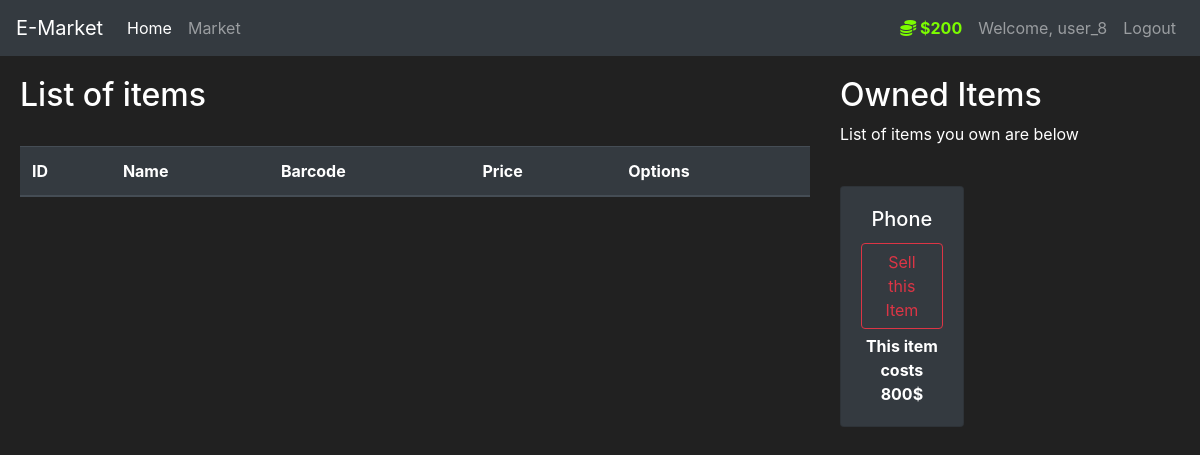
Screenshot of /market (signed in) with the database file from the repository.
### market/models.py (models this page shows, shortened)
class User(db.Model, UserMixin):
    id = db.Column(db.Integer(), primary_key=True)
    username = db.Column(db.String(length=30), nullable=False, unique=True)
    email = db.Column(db.String(length=50), nullable=False, unique=True)
    password_hash = db.Column(db.String(length=60), nullable=False)
    budget = db.Column(db.Integer(), nullable=False, default=1000)
    items = db.relationship('Items', backref='owned_user', lazy=True)
    @property
    def decorative_budget(self):
        if len(str(self.budget)) >= 4:
            return f"{str(self.budget)[:-3]},{str(self.budget)[-3:]}"
        else:
            return str(self.budget)
    @property
    def password(self):
        return self.password

class Items(db.Model):
    id = db.Column(db.Integer(), primary_key=True)
    name = db.Column(db.String(length=30),nullable=False, unique=True)
    price = db.Column(db.Integer(), nullable=False)
    barcode = db.Column(db.String(length=12), nullable=False, unique=True)
    description = db.Column(db.String(length=1024), nullable=False, unique=True)
    owner = db.Column(db.Integer(), db.ForeignKey('user.id'))

### market/route.py (the view, shortened to what this page needs)
@app.route('/market', methods=['GET', 'POST'])
@login_required
def market_page():
    purchase_form = PurchaseItemForm()
    selling_form = SellItemForm()
    if request.method=="GET":
        items = Items.query.filter_by(owner=None)
        owned_items = Items.query.filter_by(owner=current_user.id)
        return render_template('market.html', items=items, purchase_form=purchase_form, owned_items=owned_items, selling_form=selling_form)

### market/models.py (called while the page is built)
@login_manager.user_loader
def load_user(user_id):
    return User.query.get(int(user_id))

### market/templates/market.html (shortened to what this page needs)
{% extends 'base.html' %}
{% block content %}
<div class="row">
    <div class="col-8" style="margin-top: 20px; margin-left: 20px;">
        <h2>List of items</h2>
        <br>
        <table class="table table-hover table-dark">
            <thead>
                <tr>
                    <th scope="col">ID</th>
                    <th scope="col">Name</th>
                    <th scope="col">Barcode</th>
                    <th scope="col">Price</th>
                    <th scope="col">Options</th>
                </tr>
            </thead>
        </table>
    </div>
    <div class=" col-3" style="margin-top: 20px; margin-right: 20px;">
        <h2>Owned Items</h2>
        <p>List of items you own are below</p>
        <br>
        <div class="row">
            {% for owned_item in owned_items %}
            <div class="col-md-6">
                <div style="margin-bottom: 5px" class="card text-center bg-dark">
                    <div class="card-body">
                        <h5 class="card-title">{{ owned_item.name }}</h5>
                        <button type="button" class="btn btn-outline-danger" style="margin-bottom: 5px"
                            data-toggle="modal" data-target="#Modal-SellingConfirm-{{ owned_item.id }}">
                            Sell this Item
                        </button>
                        <p class="card-text"><strong>This item costs {{ owned_item.price }}$</strong></p>
                    </div>
                </div>
            </div>
            {% endfor %}
        </div>
    </div>
</div>
{% endblock %}

### market/templates/base.html (shortened to what this page needs)
<!doctype html>
<html lang="en">
<head>
    <link rel="stylesheet" href="https://cdn.jsdelivr.net/npm/bootstrap@4.5.3/dist/css/bootstrap.min.css"
>
</head>
<body>
    <nav class="navbar navbar-expand-md navbar-dark bg-dark">
        <a class="navbar-brand" href="#">E-Market</a>
        <div class="collapse navbar-collapse" id="navbarNav">
            <ul class="navbar-nav mr-auto">
                <li class="nav-item active">
                    <a class="nav-link" href="{{ url_for('home_page') }}">Home </a>
                </li>
                <li class="nav-item">
                    <a class="nav-link" href="{{ url_for('market_page') }}">Market</a>
                </li>
            </ul>
            {% if current_user.is_authenticated %}
            <ul class="navbar-nav">
                <li class="nav-item">
                    <a class="nav-link" style="color: lawngreen; font-weight: bold">
                        <i class="fas fa-coins"></i>
                        ${{ current_user.decorative_budget }}
                    </a>
                </li>
                <li class="nav-item">
                    <a class="nav-link">Welcome, {{ current_user.username }}</a>
                </li>
                <li class="nav-item">
                    <a class="nav-link" href="{{ url_for('logout_page') }}">Logout</a>
                </li>
            </ul>
            {% endif %}
        </div>
    </nav>
    {% block content %}
    {% endblock %}
</body>
</html>

### market/templates/base.html (style rules this page uses)
body { background-color: #212121; color: white }

### rows the page displays
User: decorative_budget "200", username "user_8"
Items: name "Phone", price "800"
